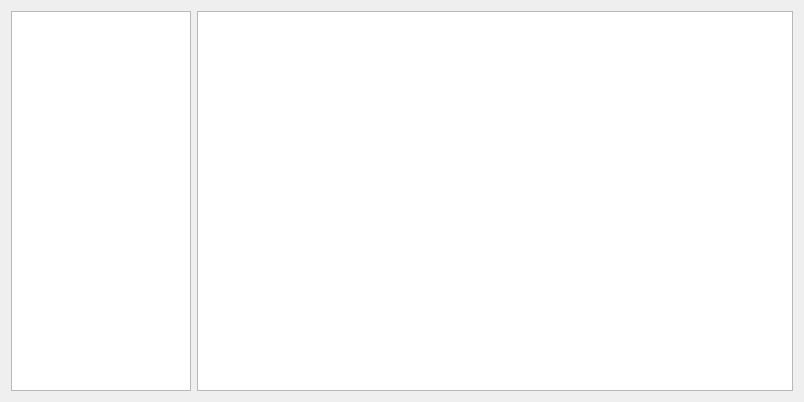
<?xml version="1.0" encoding="UTF-8"?>
<ui version="4.0">
 <class>Changelog</class>
 <widget class="QDialog" name="Changelog">
  <property name="geometry">
   <rect>
    <x>0</x>
    <y>0</y>
    <width>804</width>
    <height>402</height>
   </rect>
  </property>
  <property name="sizePolicy">
   <sizepolicy hsizetype="Preferred" vsizetype="Preferred">
    <horstretch>0</horstretch>
    <verstretch>0</verstretch>
   </sizepolicy>
  </property>
  <property name="minimumSize">
   <size>
    <width>0</width>
    <height>402</height>
   </size>
  </property>
  <property name="maximumSize">
   <size>
    <width>804</width>
    <height>16777215</height>
   </size>
  </property>
  <property name="windowTitle">
   <string>ChangeLog Noggit Red</string>
  </property>
  <layout class="QHBoxLayout" name="horizontalLayout">
   <item>
    <widget class="QListWidget" name="listWidget">
     <property name="minimumSize">
      <size>
       <width>180</width>
       <height>0</height>
      </size>
     </property>
     <property name="maximumSize">
      <size>
       <width>180</width>
       <height>16777215</height>
      </size>
     </property>
    </widget>
   </item>
   <item>
    <widget class="QTextEdit" name="textEdit">
     <property name="minimumSize">
      <size>
       <width>256</width>
       <height>0</height>
      </size>
     </property>
     <property name="maximumSize">
      <size>
       <width>600</width>
       <height>16777215</height>
      </size>
     </property>
    </widget>
   </item>
  </layout>
 </widget>
 <resources/>
 <connections/>
</ui>
